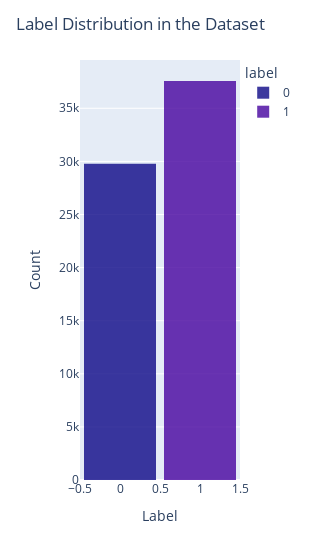

Notebook code cell kept with this figure:
### Markdown cell above
<div align="center">
    <h4> Step 3 | Data Visualization </h4>
</div>

### Code cell
fig = px.histogram(
    dataset, 
    x="label", 
    color="label",
    color_discrete_sequence=px.colors.sequential.Plasma,
    width=310,
)
fig.update_layout(
    title_text="Label Distribution in the Dataset",
    xaxis_title_text="Label",
    yaxis_title_text="Count",
    bargap=0.1,
)
fig.update_traces(showlegend=True, opacity=0.8)
fig.show()

### Figure 1 — Plotly figure (JSON) as saved in the notebook; plotly's stock layout.template omitted (floating-point values rounded to 4 significant figures; data arrays with more than 128 entries replaced by an {"elided": "..."} marker saying what was removed)
{"data": [{"alignmentgroup": "True", "bingroup": "x", "hovertemplate": "label=%{x}<br>count=%{y}<extra></extra>", "legendgroup": "0", "marker": {"color": "#0d0887", "pattern": {"shape": ""}}, "name": "0", "offsetgroup": "0", "opacity": 0.8, "orientation": "v", "showlegend": true, "type": "histogram", "x": {"elided": "29780 int values"}, "xaxis": "x", "yaxis": "y"}, {"alignmentgroup": "True", "bingroup": "x", "hovertemplate": "label=%{x}<br>count=%{y}<extra></extra>", "legendgroup": "1", "marker": {"color": "#46039f", "pattern": {"shape": ""}}, "name": "1", "offsetgroup": "1", "opacity": 0.8, "orientation": "v", "showlegend": true, "type": "histogram", "x": {"elided": "37569 int values"}, "xaxis": "x", "yaxis": "y"}], "layout": {"bargap": 0.1, "barmode": "relative", "legend": {"title": {"text": "label"}, "tracegroupgap": 0}, "margin": {"t": 60}, "title": {"text": "Label Distribution in the Dataset"}, "width": 310, "xaxis": {"anchor": "y", "categoryarray": [0, 1], "categoryorder": "array", "domain": [0, 1], "title": {"text": "Label"}}, "yaxis": {"anchor": "x", "domain": [0, 1], "title": {"text": "Count"}}}}
